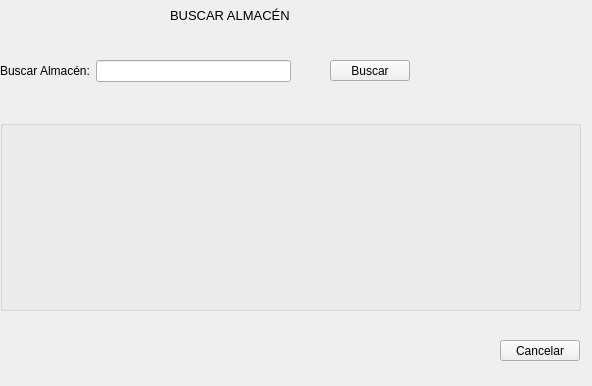
<?xml version="1.0" encoding="UTF-8"?>
<ui version="4.0">
 <class>buscarAlmacenGui</class>
 <widget class="QWidget" name="buscarAlmacenGui">
  <property name="geometry">
   <rect>
    <x>0</x>
    <y>0</y>
    <width>592</width>
    <height>386</height>
   </rect>
  </property>
  <property name="windowTitle">
   <string>Form</string>
  </property>
  <widget class="QPushButton" name="cmdCancelarBusqueda">
   <property name="geometry">
    <rect>
     <x>500</x>
     <y>340</y>
     <width>80</width>
     <height>21</height>
    </rect>
   </property>
   <property name="text">
    <string>Cancelar</string>
   </property>
  </widget>
  <widget class="QGroupBox" name="groupBoxMostrarLocal">
   <property name="geometry">
    <rect>
     <x>0</x>
     <y>120</y>
     <width>581</width>
     <height>191</height>
    </rect>
   </property>
   <property name="title">
    <string/>
   </property>
  </widget>
  <widget class="QLabel" name="label_2">
   <property name="geometry">
    <rect>
     <x>170</x>
     <y>0</y>
     <width>251</width>
     <height>31</height>
    </rect>
   </property>
   <property name="font">
    <font>
     <pointsize>10</pointsize>
    </font>
   </property>
   <property name="text">
    <string>BUSCAR ALMACÉN</string>
   </property>
  </widget>
  <widget class="QPushButton" name="cmdBuscar">
   <property name="geometry">
    <rect>
     <x>330</x>
     <y>60</y>
     <width>80</width>
     <height>21</height>
    </rect>
   </property>
   <property name="text">
    <string>Buscar</string>
   </property>
  </widget>
  <widget class="QWidget" name="formLayoutWidget">
   <property name="geometry">
    <rect>
     <x>0</x>
     <y>60</y>
     <width>291</width>
     <height>41</height>
    </rect>
   </property>
   <layout class="QFormLayout" name="formLayout">
    <item row="0" column="1">
     <widget class="QLineEdit" name="txtBuscarLocal"/>
    </item>
    <item row="0" column="0">
     <widget class="QLabel" name="label">
      <property name="text">
       <string>Buscar Almacén:</string>
      </property>
     </widget>
    </item>
   </layout>
  </widget>
 </widget>
 <resources/>
 <connections/>
</ui>
